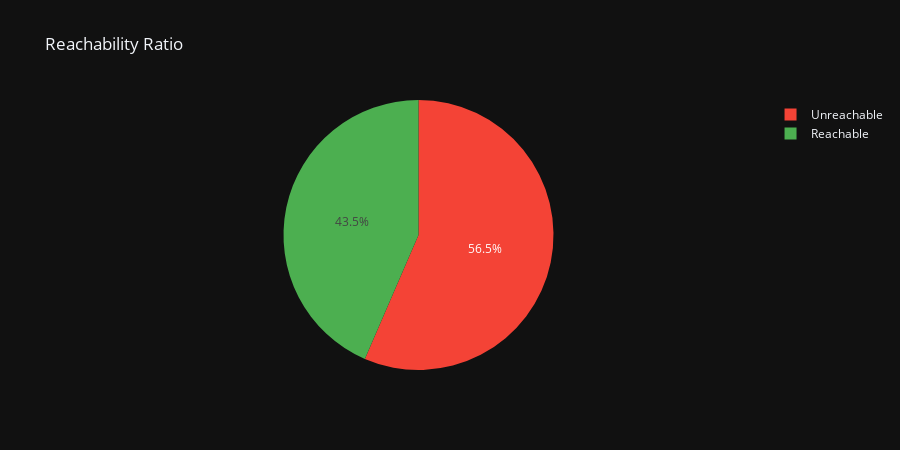

Write notebook code for a chart like this one.
### Code cell
fig_pie = px.pie(
    metrics,
    values="count",
    names="category",
    title="Reachability Ratio",
    color="category",
    color_discrete_sequence=["#4CAF50", "#F44336"]
)

fig_pie.update_layout(template="plotly_dark", height=450)
fig_pie.show()

### Figure 1 — Plotly figure (JSON) as saved in the notebook; plotly's stock layout.template omitted (floating-point values rounded to 4 significant figures)
{"data": [{"customdata": [["Reachable"], ["Unreachable"]], "domain": {"x": [0, 1], "y": [0, 1]}, "hovertemplate": "category=%{customdata[0]}<br>count=%{value}<extra></extra>", "labels": ["Reachable", "Unreachable"], "legendgroup": "", "marker": {"colors": ["#4CAF50", "#F44336"]}, "name": "", "showlegend": true, "type": "pie", "values": [1665, 2163]}], "layout": {"height": 450, "legend": {"tracegroupgap": 0}, "piecolorway": ["#4CAF50", "#F44336"], "title": {"text": "Reachability Ratio"}}}
